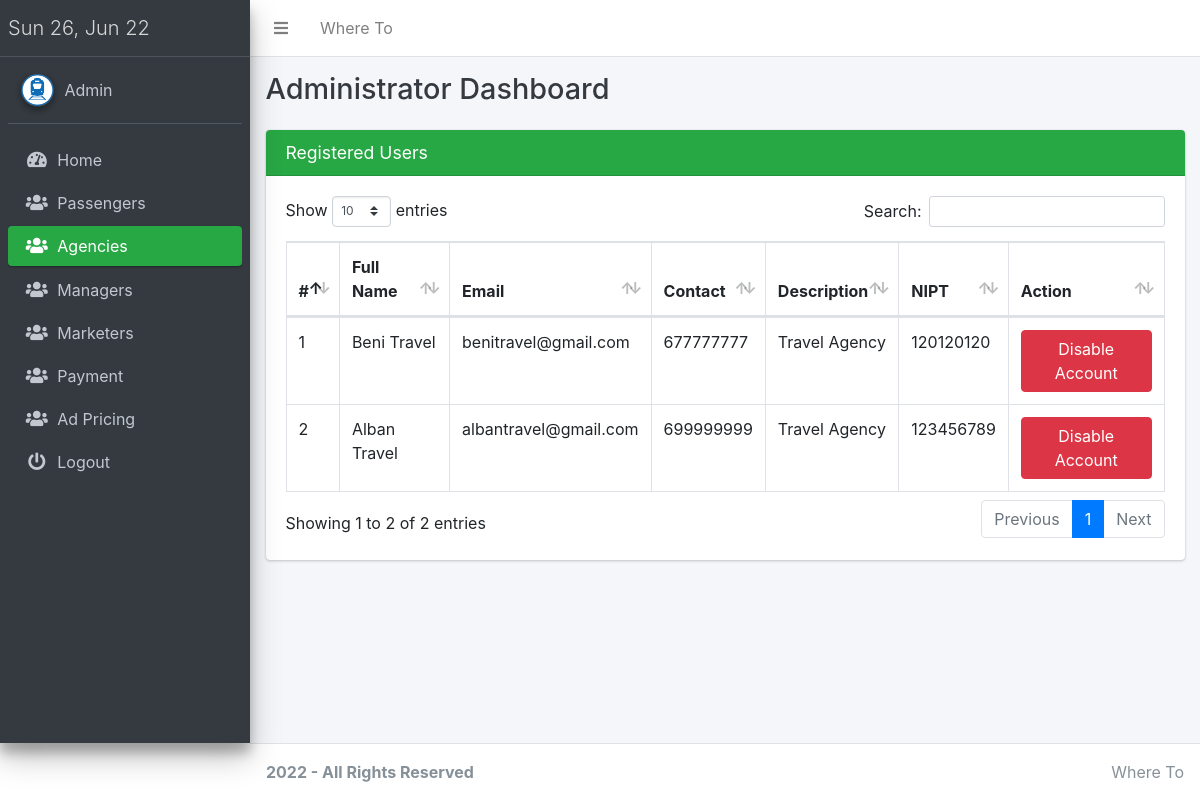
The app's page /pro/admin.php?page=agencies (signed in) with its own data.
### tables this page shows
CREATE TABLE `users` (
  `id` int(11) NOT NULL,
  `full_name` varchar(50) NOT NULL,
  `email` varchar(40) NOT NULL,
  `password` varchar(255) NOT NULL,
  `type` int(11) NOT NULL,
  `address` varchar(50) NOT NULL,
  `Description` varchar(100) NOT NULL,
  `phone` int(10) NOT NULL,
  `nipt` int(10) NOT NULL,
  `status` int(11) NOT NULL DEFAULT 1
);

### conn.php (called while the page is built, shortened)
<?php
function connect()
{
    $conn = new mysqli("localhost", "root", "", "otrsphp");
    return $conn;
}
?>

### pro/admin/agencies.php (the view, shortened to what this page needs)
<div class="content">
    <section class="content">
        <div class="container-fluid">
            <div class="row">
                <div class="col-sm-12">
                    <div class="card card-success">
                        <div class="card-header">
                            <h3 class="card-title">
                                Registered Users</h3>
                        </div>
                        <div class="card-body">
                            <div class="table-responsive">
                                <table style="width: 100%;" id="example1" style="align-items: stretch;"
                                    class="table table-hover table-bordered">
                                    <thead>
                                        <tr>
                                            <th>#</th>
                                            <th>Full Name</th>
                                            <th>Email</th>
                                            <th>Contact</th>
                                            <th>Description</th>
                                            <th>NIPT</th>
                                            <th>Action</th>
                                        </tr>
                                    </thead>
                                    <tbody>
                                        <?php
                                        $row = connect()->query("SELECT * FROM users where id != 1 ORDER BY id DESC");
                                        $sn = 0;
                                        while ($fetch = $row->fetch_assoc()) {
                                            $id = $fetch['id']; ?><tr>
                                            <td><?php echo ++$sn; ?></td>
                                            <td><?php echo ($fetch['full_name']); ?></td>
                                            <td><?php echo ($fetch['email']); ?></td>
                                            <td><?php echo ($fetch['phone']); ?></td>
                                            <td><?php echo ($fetch['Description']); ?></td>
                                            <td><?php echo ($fetch['nipt']); ?></td>
                                            <td>
                                                <?php
                                                    if ($fetch['status'] == 0) {
                                                    ?>
                                                <a href="admin.php?page=agencies&status=1&id=<?php echo $id; ?>">
                                                    <button
                                                        onclick="return confirm('You are about allowing this user be able to login his/her account.')"
                                                        type="submit" class="btn btn-success">
                                                        Enable Account
                                                    </button></a>
                                                <?php } else { ?>
                                                <a href="admin.php?page=agencies&status=0&id=<?php echo $id; ?>">
                                                    <button
                                                        onclick="return confirm('You are about denying this user access to  his/her account.')"
                                                        type="submit" class="btn btn-danger">
                                                        Disable Account
                                                    </button></a>
                                                <?php } ?>
                                            </td>
                                        </tr>
                                        <?php
                                        }
                                        ?>
                                    </tbody>
                                </table>
                            </div>
                        </div>
                    </div>
                </div>
            </div>
        </div>
</div>
</div>
</div>

### records on screen
users: full_name "Beni Travel", email "benitravel@gmail.com", phone "677777777", Description "Travel Agency", nipt "120120120"
users: full_name "Alban Travel", email "albantravel@gmail.com", phone "699999999", Description "Travel Agency", nipt "123456789"

### other values on screen
SITE_NAME "Where To"
